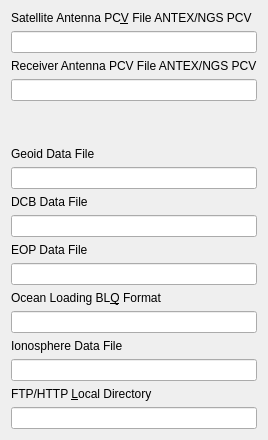
     <widget class="QWidget" name="tabFiles">
      <attribute name="title">
       <string>&amp;Files</string>
      </attribute>
      <layout class="QGridLayout" name="gridLayout_6">
       <item row="7" column="0">
        <widget class="QLabel" name="Label1">
         <property name="text">
          <string>DCB Data File</string>
         </property>
         <property name="buddy">
          <cstring>lEDCBFile</cstring>
         </property>
        </widget>
       </item>
       <item row="18" column="0">
        <widget class="QLabel" name="Label34">
         <property name="text">
          <string>Ocean Loading BL&amp;Q Format</string>
         </property>
         <property name="buddy">
          <cstring>lEBLQFile</cstring>
         </property>
        </widget>
       </item>
       <item row="4" column="0">
        <spacer name="verticalSpacer">
         <property name="orientation">
          <enum>Qt::Orientation::Vertical</enum>
         </property>
         <property name="sizeHint" stdset="0">
          <size>
           <width>20</width>
           <height>40</height>
          </size>
         </property>
        </spacer>
       </item>
       <item row="23" column="0">
        <widget class="QLineEdit" name="lEIonosphereFile">
         <property name="toolTip">
          <string>&lt;html&gt;&lt;head/&gt;&lt;body&gt;&lt;p&gt;Input the file path of an ionospheric corrections file (*.yyi)&lt;/p&gt;&lt;/body&gt;&lt;/html&gt;</string>
         </property>
        </widget>
       </item>
       <item row="0" column="0">
        <widget class="QLabel" name="Label38">
         <property name="text">
          <string>Satellite Antenna PC&amp;V File ANTEX/NGS PCV</string>
         </property>
         <property name="buddy">
          <cstring>lESatellitePcvFile</cstring>
         </property>
        </widget>
       </item>
       <item row="22" column="0">
        <widget class="QLabel" name="lblIonosphereFile">
         <property name="text">
          <string>Ionosphere Data File</string>
         </property>
         <property name="buddy">
          <cstring>lEIonosphereFile</cstring>
         </property>
        </widget>
       </item>
       <item row="24" column="0">
        <widget class="QLabel" name="lblLocalDirectory">
         <property name="text">
          <string>FTP/HTTP &amp;Local Directory</string>
         </property>
         <property name="buddy">
          <cstring>lELocalDirectory</cstring>
         </property>
        </widget>
       </item>
       <item row="5" column="0">
        <widget class="QLabel" name="Label48">
         <property name="text">
          <string>Geoid Data File</string>
         </property>
         <property name="buddy">
          <cstring>lEGeoidDataFile</cstring>
         </property>
        </widget>
       </item>
       <item row="12" column="0">
        <widget class="QLabel" name="Label23">
         <property name="text">
          <string>EOP Data File</string>
         </property>
         <property name="buddy">
          <cstring>lEEOPFile</cstring>
         </property>
        </widget>
       </item>
       <item row="2" column="0">
        <widget class="QLabel" name="label_9">
         <property name="text">
          <string>Receiver Antenna PCV File ANTEX/NGS PCV</string>
         </property>
        </widget>
       </item>
       <item row="19" column="0">
        <widget class="QLineEdit" name="lEBLQFile">
         <property name="toolTip">
          <string>&lt;html&gt;&lt;head/&gt;&lt;body&gt;&lt;p&gt;Input the file path of an OTL coefficients file (option: &lt;span style=&quot; font-style:italic;&quot;&gt;file-blqfile&lt;/span&gt;). &lt;/p&gt;&lt;p&gt;The format of the OTL coefficients file is BLQ format.&lt;/p&gt;&lt;/body&gt;&lt;/html&gt;</string>
         </property>
        </widget>
       </item>
       <item row="25" column="0">
        <widget class="QLineEdit" name="lELocalDirectory">
         <property name="toolTip">
          <string>Local directory for downloaded data</string>
         </property>
        </widget>
       </item>
       <item row="13" column="0">
        <widget class="QLineEdit" name="lEEOPFile">
         <property name="toolTip">
          <string>&lt;html&gt;&lt;head/&gt;&lt;body&gt;&lt;p&gt;Input the file path of an EOP data file (option: &lt;span style=&quot; font-style:italic;&quot;&gt;file-eopfile&lt;/span&gt;). &lt;/p&gt;&lt;p&gt;The format of the EOP data file shall be IGS ERP format version 2. &lt;/p&gt;&lt;/body&gt;&lt;/html&gt;</string>
         </property>
        </widget>
       </item>
       <item row="8" column="0">
        <widget class="QLineEdit" name="lEDCBFile">
         <property name="toolTip">
          <string>&lt;html&gt;&lt;head/&gt;&lt;body&gt;&lt;p&gt;Input the file path of DCB correction for PPP in CODE format (option: &lt;span style=&quot; font-style:italic;&quot;&gt;file-dcbfile&lt;/span&gt;)&lt;/p&gt;&lt;/body&gt;&lt;/html&gt;</string>
         </property>
        </widget>
       </item>
       <item row="6" column="0">
        <widget class="QLineEdit" name="lEGeoidDataFile">
         <property name="toolTip">
          <string>&lt;html&gt;&lt;head/&gt;&lt;body&gt;&lt;p&gt;Input the file path of the geoid data file if selecting the external model as Geoid Model (option: &lt;span style=&quot; font-style:italic;&quot;&gt;file-geoidfile&lt;/span&gt;)&lt;/p&gt;&lt;/body&gt;&lt;/html&gt;</string>
         </property>
        </widget>
       </item>
       <item row="3" column="0">
        <widget class="QLineEdit" name="lEAntennaPcvFile">
         <property name="toolTip">
          <string>&lt;html&gt;&lt;head/&gt;&lt;body&gt;&lt;p&gt;If you apply the receiver antenna phase center offset and PCV correction, input ANTEX or NGS type antenna parameters file path (option: &lt;span style=&quot; font-style:italic;&quot;&gt;file-rcvantfile&lt;/span&gt;).&lt;/p&gt;&lt;p&gt;An example of the antenna parameter file is found at &amp;quot;data\igs08.atx&amp;quot; or &amp;quot;data\ngs_abs.pcv&amp;quot;.&lt;/p&gt;&lt;/body&gt;&lt;/html&gt;</string>
         </property>
        </widget>
       </item>
       <item row="1" column="0">
        <widget class="QLineEdit" name="lESatellitePcvFile">
         <property name="toolTip">
          <string>&lt;html&gt;&lt;head/&gt;&lt;body&gt;&lt;p&gt;If you use the precise ephemeris or SSR correction, input the ANTEX antenna parameters file path for the satellite antenna PCV (phase center variation) correction (option: &lt;span style=&quot; font-style:italic;&quot;&gt;file-satantfile&lt;/span&gt;). &lt;/p&gt;&lt;p&gt;Usually use latest igs08.atx file provided by IGS.&lt;/p&gt;&lt;p&gt;An example of the ANTEX file is found in the rtklib directory &amp;quot;data\igs08.atx&amp;quot;&lt;/p&gt;&lt;/body&gt;&lt;/html&gt;</string>
         </property>
        </widget>
       </item>
      </layout>
     </widget>
